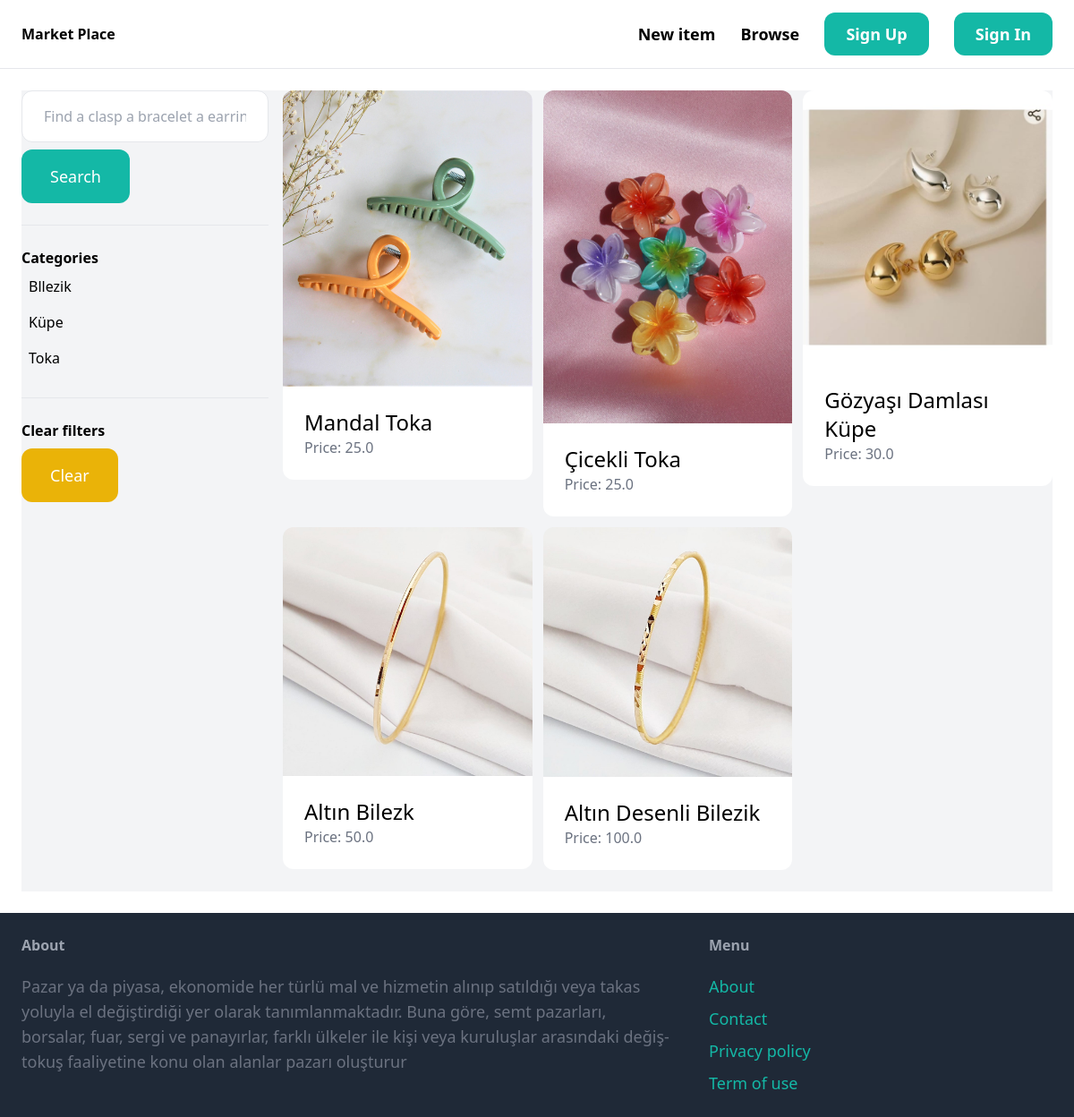
The app's page /items/ with its own data.
### item/models.py (models this page shows, shortened)
class Category(models.Model):
    name = models.CharField(max_length=255)
    class Meta:
        ordering = ('name',)
        verbose_name_plural = 'Categories'

class Item(models.Model):
    category = models.ForeignKey(Category, related_name='items', on_delete=models.CASCADE)
    name = models.CharField(max_length=255)
    description = models.TextField(blank=True, null=True)
    price = models.FloatField()
    image = models.ImageField(upload_to='item_images', blank=True, null=True)
    is_sold = models.BooleanField(default=False)
    created_by = models.ForeignKey(User, related_name='items', on_delete=models.CASCADE)
    created_at = models.DateTimeField(auto_now_add=True)

### item/views.py (the view)
# urls.py: path('items/', include('item.urls')),
def items(request):
    query = request.GET.get('query', '')
    category_id = request.GET.get('category', 0)
    categories = Category.objects.all()
    items = Item.objects.filter(is_sold=False)
    if category_id:
        items = items.filter(category_id=category_id)
    if query:
        items = items.filter(Q(name__icontains=query) | Q(description__icontains=query))
    context = {
        'items': items,
        'query': query,
        'categories': categories,
        'category_id': int(category_id),
    }
    return render(request, 'item/items.html', context)

### templates/item/items.html (shortened to what this page needs)
{% extends 'marketplace/base.html' %}
{% block content %}
<div class="pb-6 grid grid-cols-4 gap-4  bg-gray-100">
    <div class="col-span-1 ">
        <form method="get" action="{% url 'item:items' %}">
            <input name="query" class="w-full py-4 px-6 border rounded-xl" type="text" value="{{ query }}"
                   placeholder="Find a clasp a bracelet a earring...">
            <button class="mt-2 py-4 px-8 text-lg bg-teal-500 text-white rounded-xl">Search</button>
        </form>
        <hr class="my-6">
        <p class="font-semibold">Categories</p>
        <ul>
            {% for category in categories %}
                <li class="py-2 px-2 rounded-xl{% if category.id|stringformat:'s' == category_id|stringformat:'s' %} bg-gray-200 {% endif %}" >
                    <a href="{% url 'item:items' %}?query={{ query }}&category={{ category.id }}"> {{ category.name }} </a>
                </li>
            {% endfor %}
        </ul>
        <hr class="my-6" >
        <p class="font-semibold" > Clear filters</p>
        <ul>
            <li>
            <a href="{% url 'item:items' %}" class="mt-2 py-4 px-8 inline-block bg-yellow-500 text-white text-lg rounded-xl" >Clear</a>
            </li>
        </ul>
    </div>
    <div class="col-span-3">
        <div class="grid grid-cols-3 gap-3">
            {% for item in items %}
            <div>
                <a href="{% url 'item:detail' item.id %}">
                    <div>
                        <img src="{{ item.image.url }}" class="rounded-t-xl">
                    </div>
                    <div class="p-6 bg-white rounded-b-xl">
                        <h2 class="text-2xl">{{ item.name }}</h2>
                        <p class="text-gray-500"> Price: {{ item.price }}</p>
                    </div>
                </a>
            </div>
            {% endfor %}
        </div>
    </div>
</div>
{% endblock %}

### records on screen
Category: name "Bllezik"
Category: name "Küpe"
Category: name "Toka"
Item: image (picture), name "Mandal Toka", price "25.0"
Item: image (picture), name "Çicekli Toka", price "25.0"
Item: image (picture), name "Gözyaşı Damlası Küpe", price "30.0"
Item: image (picture), name "Altın Bilezk", price "50.0"
Item: image (picture), name "Altın Desenli Bilezik", price "100.0"
